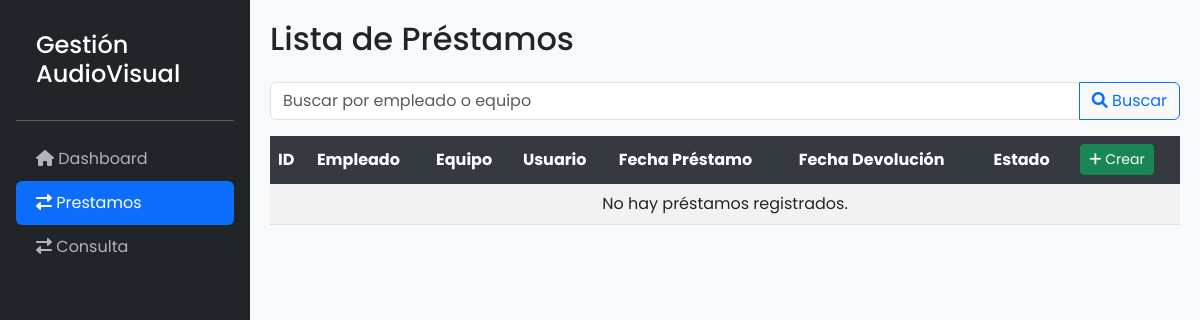
Before: /prestamos/ with the older database file.
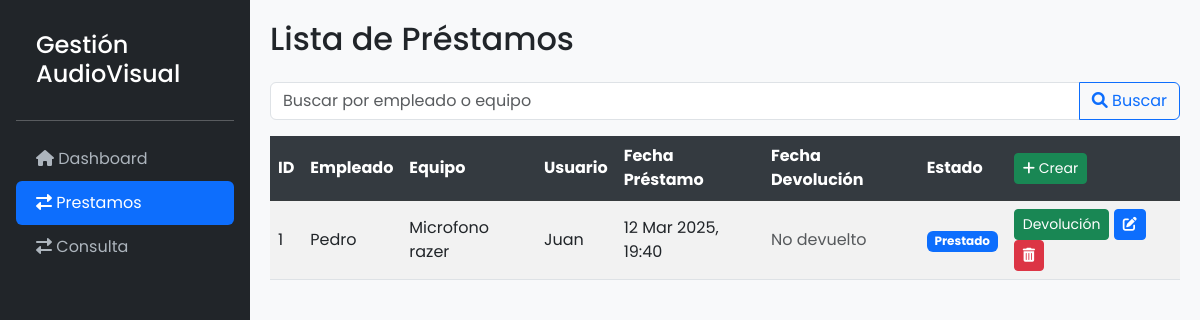
After: the same page with the newer database file.
### GestionAudiovisualApp/models.py (models this page shows, shortened)
class Prestamo(models.Model):
    empleado            = models.ForeignKey(Empleado, on_delete=models.CASCADE)
    equipo              = models.ForeignKey(Equipo, on_delete=models.CASCADE)
    usuario             = models.ForeignKey(Usuario, on_delete=models.CASCADE)
    fecha_prestamo      = models.DateTimeField(null=True, blank=True)
    fecha_devolucion    = models.DateTimeField(null=True, blank=True)
    comentario          = models.TextField(null=True, blank=True)
    estado              = models.BooleanField(default=True)

class Empleado(models.Model):
    nombre          = models.CharField(max_length=100)
    cedula          = models.CharField(max_length=11)
    tanda_labor     = models.CharField(max_length=50, choices=[('Matutina', 'Matutina'), ('Vespertina', 'Vespertina'), ('Nocturna', 'Nocturna')])
    fecha_ingreso   = models.DateField(null=True, blank=True)
    estado          = models.BooleanField(default=True)

class Equipo(models.Model):
    descripcion     = models.CharField(max_length=100)
    numero_serial   = models.CharField(max_length=50)
    service_tag     = models.CharField(max_length=50)
    tipo_equipo     = models.ForeignKey(TipoEquipo, on_delete=models.CASCADE)
    marca           = models.ForeignKey(Marca, on_delete=models.CASCADE)
    modelo          = models.ForeignKey(Modelo, on_delete=models.CASCADE)
    tecnologia_conexion = models.ForeignKey(TecnologiaConexion, on_delete=models.CASCADE)
    estado              = models.BooleanField(default=True)

class Usuario(AbstractBaseUser, PermissionsMixin):
    nombre = models.CharField(max_length=100, unique=True)
    cedula = models.CharField(max_length=11, unique=True)
    numero_carnet = models.CharField(max_length=20)
    tipo_usuario = models.CharField(max_length=50, choices=[('Profesor', 'Profesor'), ('Estudiante', 'Estudiante'), ('Empleado', 'Empleado')])
    tipo_persona = models.CharField(max_length=20, choices=[('Física', 'Física'), ('Jurídica', 'Jurídica')])
    estado = models.BooleanField(default=True)
    is_active = models.BooleanField(default=True)
    is_staff = models.BooleanField(default=False)
    groups = models.ManyToManyField(
        'auth.Group',
        related_name='custom_user_set',
        blank=True,
        help_text='The groups this user belongs to. A user will get all permissions granted to each of their groups.',
        verbose_name='groups',
    )
    user_permissions = models.ManyToManyField(
        'auth.Permission',
        related_name='custom_user_set',
        blank=True,
        help_text='Specific permissions for this user.',
        verbose_name='user permissions',
    )
    objects = UsuarioManager()
    USERNAME_FIELD = 'nombre'
    REQUIRED_FIELDS = ['cedula']

### GestionAudiovisualApp/views.py (the view)
# urls.py: path('prestamos/', PrestamoListView.as_view(), name='prestamo-list'),
class PrestamoListView(ListView):
    model = Prestamo
    template_name = 'prestamos/prestamo_list.html'
    context_object_name = 'prestamos'
    def get_queryset(self):
        query = self.request.GET.get('q', '')  # Campo de búsqueda en el formulario
        queryset = super().get_queryset()  # Obtener el queryset inicial
        if query:
            queryset = queryset.filter(
                Q(empleado__nombre__icontains=query) |  # Filtrar por empleado
                Q(equipo__descripcion__icontains=query)  # Filtrar por equipo
            )
        return queryset

### GestionAudiovisualApp/templates/prestamos/prestamo_list.html (shortened to what this page needs)
{% extends 'base.html' %}
{% block content %}
<h2 class="mb-4">Lista de Préstamos</h2>
<form method="get" class="mb-3">
    <div class="input-group">
        <input type="text" name="q" class="form-control" placeholder="Buscar por empleado o equipo" value="{{ request.GET.q }}">
        <button class="btn btn-outline-primary" type="submit">
            <i class="fas fa-search"></i> Buscar
        </button>
    </div>
</form>
<table class="table table-striped table-hover">
    <thead class="table-dark">
        <tr>
            <th>ID</th>
            <th>Empleado</th>
            <th>Equipo</th>
            <th>Usuario</th>
            <th>Fecha Préstamo</th>
            <th>Fecha Devolución</th>
            <th>Estado</th>
            <th>
                <a href="{% url 'prestamo-create' %}" class="btn btn-sm btn-success">
                    <i class="fas fa-plus"></i> Crear
                </a>
            </th>
        </tr>
    </thead>
    <tbody>
        {% for prestamo in prestamos %}
        <tr>
            <td>{{ prestamo.id }}</td>
            <td>{{ prestamo.empleado.nombre }}</td>
            <td>{{ prestamo.equipo.descripcion }}</td>
            <td>{{ prestamo.usuario.nombre }}</td>
            <td>{{ prestamo.fecha_prestamo|date:"d M Y, H:i" }}</td>
            <td>
                {% if prestamo.fecha_devolucion %}
                    {{ prestamo.fecha_devolucion|date:"d M Y, H:i" }}
                {% else %}
                    <span class="text-muted">No devuelto</span>
                {% endif %}
            </td>
            <td>
                {% if prestamo.estado %}
                    <span class="badge bg-primary">Prestado</span>
                {% else %}
                    <span class="badge bg-success">Devuelto</span>
                {% endif %}
            </td>
            <td>
                {% if prestamo.estado %}
                <a href="{% url 'devolver-prestamo' prestamo.id %}" class="btn btn-sm btn-success">Devolución</a>
            {% endif %}
                <a href="{% url 'prestamo-update' prestamo.pk %}" class="btn btn-sm btn-primary"><i class="fas fa-edit"></i></a>
                <a href="{% url 'prestamo-delete' prestamo.pk %}" class="btn btn-sm btn-danger"><i class="fas fa-trash-alt"></i></a>
            </td>
        </tr>
        {% empty %}
        <tr>
            <td colspan="8" class="text-center">No hay préstamos registrados.</td>
        </tr>
        {% endfor %}
    </tbody>
</table>
{% endblock %}

Changed rows visible on the page:
added Prestamo: id "1", empleado.nombre "Pedro", equipo.descripcion "Microfono razer", usuario.nombre "Juan", fecha_prestamo "12 Mar 2025, 19:40", shows "No devuelto", estado "Prestado"
Other visible differences:
text no longer shown: "No hay préstamos registrados."
